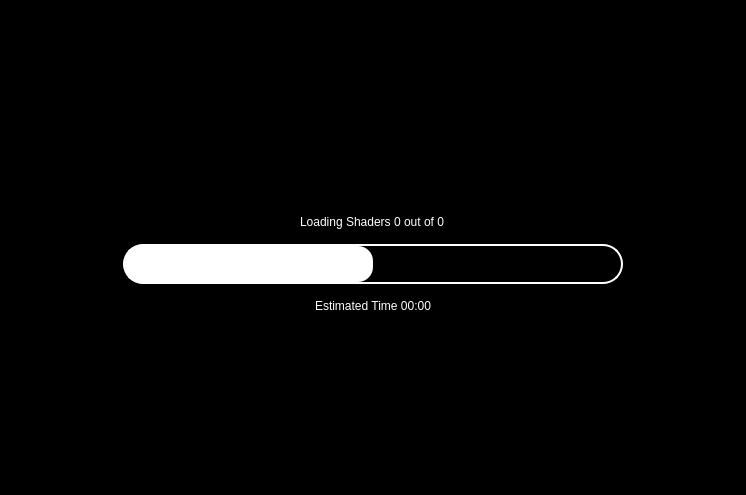
<?xml version="1.0" encoding="UTF-8"?>
<ui version="4.0">
 <class>LoadingScreen</class>
 <widget class="QWidget" name="LoadingScreen">
  <property name="geometry">
   <rect>
    <x>0</x>
    <y>0</y>
    <width>746</width>
    <height>495</height>
   </rect>
  </property>
  <property name="styleSheet">
   <string notr="true">background-color: rgb(0, 0, 0);</string>
  </property>
  <layout class="QVBoxLayout">
   <property name="spacing">
    <number>0</number>
   </property>
   <property name="leftMargin">
    <number>0</number>
   </property>
   <property name="topMargin">
    <number>0</number>
   </property>
   <property name="rightMargin">
    <number>0</number>
   </property>
   <property name="bottomMargin">
    <number>0</number>
   </property>
   <item>
    <widget class="QWidget" name="fade_parent" native="true">
     <layout class="QVBoxLayout" name="verticalLayout_2">
      <property name="spacing">
       <number>0</number>
      </property>
      <property name="leftMargin">
       <number>0</number>
      </property>
      <property name="topMargin">
       <number>0</number>
      </property>
      <property name="rightMargin">
       <number>0</number>
      </property>
      <property name="bottomMargin">
       <number>0</number>
      </property>
      <item>
       <layout class="QVBoxLayout" name="verticalLayout" stretch="1,0,0,0,0,1,0">
        <property name="spacing">
         <number>15</number>
        </property>
        <property name="sizeConstraint">
         <enum>QLayout::SetNoConstraint</enum>
        </property>
        <item>
         <spacer name="verticalSpacer_2">
          <property name="orientation">
           <enum>Qt::Vertical</enum>
          </property>
          <property name="sizeHint" stdset="0">
           <size>
            <width>20</width>
            <height>40</height>
           </size>
          </property>
         </spacer>
        </item>
        <item>
         <widget class="QLabel" name="icon">
          <property name="text">
           <string/>
          </property>
          <property name="alignment">
           <set>Qt::AlignCenter</set>
          </property>
          <property name="margin">
           <number>5</number>
          </property>
         </widget>
        </item>
        <item>
         <widget class="QLabel" name="title">
          <property name="styleSheet">
           <string notr="true">background-color: black; color: white;
font: 75 20pt &quot;Arial&quot;;</string>
          </property>
          <property name="text">
           <string/>
          </property>
          <property name="alignment">
           <set>Qt::AlignCenter</set>
          </property>
         </widget>
        </item>
        <item alignment="Qt::AlignHCenter|Qt::AlignBottom">
         <widget class="QLabel" name="stage">
          <property name="sizePolicy">
           <sizepolicy hsizetype="Minimum" vsizetype="Minimum">
            <horstretch>0</horstretch>
            <verstretch>0</verstretch>
           </sizepolicy>
          </property>
          <property name="styleSheet">
           <string notr="true">background-color: black; color: white;
font: 75 20pt &quot;Arial&quot;;</string>
          </property>
          <property name="text">
           <string>Loading Shaders 0 out of 0</string>
          </property>
         </widget>
        </item>
        <item alignment="Qt::AlignHCenter|Qt::AlignTop">
         <widget class="QProgressBar" name="progress_bar">
          <property name="sizePolicy">
           <sizepolicy hsizetype="Expanding" vsizetype="Preferred">
            <horstretch>0</horstretch>
            <verstretch>0</verstretch>
           </sizepolicy>
          </property>
          <property name="minimumSize">
           <size>
            <width>500</width>
            <height>40</height>
           </size>
          </property>
          <property name="styleSheet">
           <string notr="true">QProgressBar {
color: white;
border: 2px solid white;
outline-color: black;
border-radius: 20px;
}
QProgressBar::chunk {
background-color: white;
border-radius: 15px;
}</string>
          </property>
          <property name="value">
           <number>50</number>
          </property>
          <property name="textVisible">
           <bool>false</bool>
          </property>
          <property name="format">
           <string>Loading Shaders %v out of %m</string>
          </property>
         </widget>
        </item>
        <item alignment="Qt::AlignHCenter|Qt::AlignTop">
         <widget class="QLabel" name="value">
          <property name="toolTip">
           <string notr="true"/>
          </property>
          <property name="styleSheet">
           <string notr="true">background-color: black; color: white;
font: 75 15pt &quot;Arial&quot;;</string>
          </property>
          <property name="text">
           <string>Estimated Time 00:00</string>
          </property>
         </widget>
        </item>
        <item>
         <spacer name="verticalSpacer">
          <property name="orientation">
           <enum>Qt::Vertical</enum>
          </property>
          <property name="sizeHint" stdset="0">
           <size>
            <width>20</width>
            <height>40</height>
           </size>
          </property>
         </spacer>
        </item>
       </layout>
      </item>
     </layout>
    </widget>
   </item>
  </layout>
 </widget>
 <resources/>
 <connections/>
</ui>
